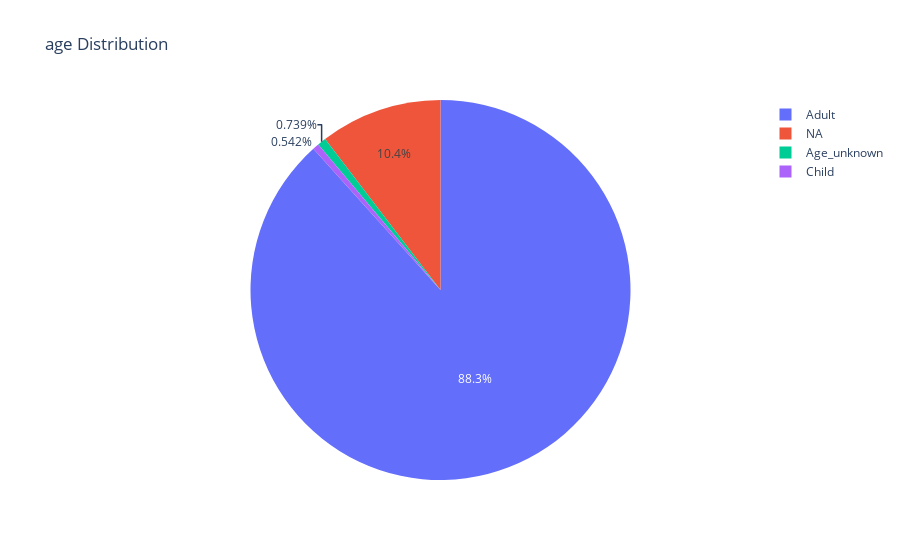

Source (notebook cell):
### Code cell
px.pie(values=age_counts, names=age_counts.index, title='age Distribution').show()

### Figure 1 — Plotly figure (JSON) as saved in the notebook; plotly's stock layout.template omitted (floating-point values rounded to 4 significant figures)
{"data": [{"domain": {"x": [0, 1], "y": [0, 1]}, "hovertemplate": "label=%{label}<br>value=%{value}<extra></extra>", "labels": ["Adult", "NA", "Age_unknown", "Child"], "legendgroup": "", "name": "", "showlegend": true, "type": "pie", "values": [35393, 4163, 296, 217]}], "layout": {"legend": {"tracegroupgap": 0}, "title": {"text": "age Distribution"}}}
